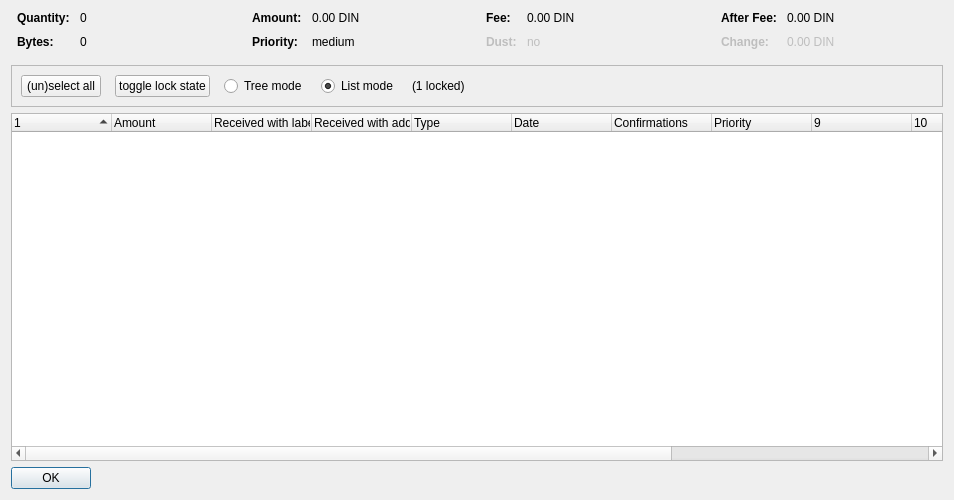
<?xml version="1.0" encoding="UTF-8"?>
<ui version="4.0">
 <class>CoinControlDialog</class>
 <widget class="QDialog" name="CoinControlDialog">
  <property name="geometry">
   <rect>
    <x>0</x>
    <y>0</y>
    <width>954</width>
    <height>500</height>
   </rect>
  </property>
  <property name="windowTitle">
   <string>Coin Selection</string>
  </property>
  <layout class="QVBoxLayout" name="verticalLayout">
   <item>
    <layout class="QHBoxLayout" name="horizontalLayoutTop" stretch="0,0,0,0">
     <property name="topMargin">
      <number>0</number>
     </property>
     <property name="bottomMargin">
      <number>10</number>
     </property>
     <item>
      <layout class="QFormLayout" name="formLayoutCoinControl1">
       <property name="horizontalSpacing">
        <number>10</number>
       </property>
       <property name="verticalSpacing">
        <number>10</number>
       </property>
       <property name="leftMargin">
        <number>6</number>
       </property>
       <property name="rightMargin">
        <number>6</number>
       </property>
       <item row="0" column="0">
        <widget class="QLabel" name="labelCoinControlQuantityText">
         <property name="font">
          <font>
           <weight>75</weight>
           <bold>true</bold>
          </font>
         </property>
         <property name="text">
          <string>Quantity:</string>
         </property>
        </widget>
       </item>
       <item row="0" column="1">
        <widget class="QLabel" name="labelCoinControlQuantity">
         <property name="cursor">
          <cursorShape>IBeamCursor</cursorShape>
         </property>
         <property name="contextMenuPolicy">
          <enum>Qt::ActionsContextMenu</enum>
         </property>
         <property name="text">
          <string notr="true">0</string>
         </property>
         <property name="textInteractionFlags">
          <set>Qt::LinksAccessibleByMouse|Qt::TextSelectableByKeyboard|Qt::TextSelectableByMouse</set>
         </property>
        </widget>
       </item>
       <item row="1" column="0">
        <widget class="QLabel" name="labelCoinControlBytesText">
         <property name="font">
          <font>
           <weight>75</weight>
           <bold>true</bold>
          </font>
         </property>
         <property name="text">
          <string>Bytes:</string>
         </property>
        </widget>
       </item>
       <item row="1" column="1">
        <widget class="QLabel" name="labelCoinControlBytes">
         <property name="cursor">
          <cursorShape>IBeamCursor</cursorShape>
         </property>
         <property name="contextMenuPolicy">
          <enum>Qt::ActionsContextMenu</enum>
         </property>
         <property name="text">
          <string notr="true">0</string>
         </property>
         <property name="textInteractionFlags">
          <set>Qt::LinksAccessibleByMouse|Qt::TextSelectableByKeyboard|Qt::TextSelectableByMouse</set>
         </property>
        </widget>
       </item>
      </layout>
     </item>
     <item>
      <layout class="QFormLayout" name="formLayoutCoinControl2">
       <property name="horizontalSpacing">
        <number>10</number>
       </property>
       <property name="verticalSpacing">
        <number>10</number>
       </property>
       <property name="leftMargin">
        <number>6</number>
       </property>
       <property name="rightMargin">
        <number>6</number>
       </property>
       <item row="0" column="0">
        <widget class="QLabel" name="labelCoinControlAmountText">
         <property name="font">
          <font>
           <weight>75</weight>
           <bold>true</bold>
          </font>
         </property>
         <property name="text">
          <string>Amount:</string>
         </property>
        </widget>
       </item>
       <item row="0" column="1">
        <widget class="QLabel" name="labelCoinControlAmount">
         <property name="cursor">
          <cursorShape>IBeamCursor</cursorShape>
         </property>
         <property name="contextMenuPolicy">
          <enum>Qt::ActionsContextMenu</enum>
         </property>
         <property name="text">
          <string notr="true">0.00 DIN</string>
         </property>
         <property name="textInteractionFlags">
          <set>Qt::LinksAccessibleByMouse|Qt::TextSelectableByKeyboard|Qt::TextSelectableByMouse</set>
         </property>
        </widget>
       </item>
       <item row="1" column="0">
        <widget class="QLabel" name="labelCoinControlPriorityText">
         <property name="font">
          <font>
           <weight>75</weight>
           <bold>true</bold>
          </font>
         </property>
         <property name="text">
          <string>Priority:</string>
         </property>
        </widget>
       </item>
       <item row="1" column="1">
        <widget class="QLabel" name="labelCoinControlPriority">
         <property name="cursor">
          <cursorShape>IBeamCursor</cursorShape>
         </property>
         <property name="contextMenuPolicy">
          <enum>Qt::ActionsContextMenu</enum>
         </property>
         <property name="text">
          <string>medium</string>
         </property>
         <property name="textInteractionFlags">
          <set>Qt::LinksAccessibleByMouse|Qt::TextSelectableByKeyboard|Qt::TextSelectableByMouse</set>
         </property>
        </widget>
       </item>
      </layout>
     </item>
     <item>
      <layout class="QFormLayout" name="formLayoutCoinControl3">
       <property name="horizontalSpacing">
        <number>10</number>
       </property>
       <property name="verticalSpacing">
        <number>10</number>
       </property>
       <property name="leftMargin">
        <number>6</number>
       </property>
       <property name="rightMargin">
        <number>6</number>
       </property>
       <item row="0" column="0">
        <widget class="QLabel" name="labelCoinControlFeeText">
         <property name="font">
          <font>
           <weight>75</weight>
           <bold>true</bold>
          </font>
         </property>
         <property name="text">
          <string>Fee:</string>
         </property>
        </widget>
       </item>
       <item row="0" column="1">
        <widget class="QLabel" name="labelCoinControlFee">
         <property name="cursor">
          <cursorShape>IBeamCursor</cursorShape>
         </property>
         <property name="contextMenuPolicy">
          <enum>Qt::ActionsContextMenu</enum>
         </property>
         <property name="text">
          <string notr="true">0.00 DIN</string>
         </property>
         <property name="textInteractionFlags">
          <set>Qt::LinksAccessibleByMouse|Qt::TextSelectableByKeyboard|Qt::TextSelectableByMouse</set>
         </property>
        </widget>
       </item>
       <item row="1" column="0">
        <widget class="QLabel" name="labelCoinControlLowOutputText">
         <property name="enabled">
          <bool>false</bool>
         </property>
         <property name="font">
          <font>
           <weight>75</weight>
           <bold>true</bold>
          </font>
         </property>
         <property name="text">
          <string>Dust:</string>
         </property>
        </widget>
       </item>
       <item row="1" column="1">
        <widget class="QLabel" name="labelCoinControlLowOutput">
         <property name="enabled">
          <bool>false</bool>
         </property>
         <property name="cursor">
          <cursorShape>IBeamCursor</cursorShape>
         </property>
         <property name="contextMenuPolicy">
          <enum>Qt::ActionsContextMenu</enum>
         </property>
         <property name="text">
          <string>no</string>
         </property>
         <property name="textInteractionFlags">
          <set>Qt::LinksAccessibleByMouse|Qt::TextSelectableByKeyboard|Qt::TextSelectableByMouse</set>
         </property>
        </widget>
       </item>
      </layout>
     </item>
     <item>
      <layout class="QFormLayout" name="formLayoutCoinControl4">
       <property name="horizontalSpacing">
        <number>10</number>
       </property>
       <property name="verticalSpacing">
        <number>10</number>
       </property>
       <property name="leftMargin">
        <number>6</number>
       </property>
       <property name="rightMargin">
        <number>6</number>
       </property>
       <item row="0" column="0">
        <widget class="QLabel" name="labelCoinControlAfterFeeText">
         <property name="font">
          <font>
           <weight>75</weight>
           <bold>true</bold>
          </font>
         </property>
         <property name="text">
          <string>After Fee:</string>
         </property>
        </widget>
       </item>
       <item row="0" column="1">
        <widget class="QLabel" name="labelCoinControlAfterFee">
         <property name="cursor">
          <cursorShape>IBeamCursor</cursorShape>
         </property>
         <property name="contextMenuPolicy">
          <enum>Qt::ActionsContextMenu</enum>
         </property>
         <property name="text">
          <string notr="true">0.00 DIN</string>
         </property>
         <property name="textInteractionFlags">
          <set>Qt::LinksAccessibleByMouse|Qt::TextSelectableByKeyboard|Qt::TextSelectableByMouse</set>
         </property>
        </widget>
       </item>
       <item row="1" column="0">
        <widget class="QLabel" name="labelCoinControlChangeText">
         <property name="enabled">
          <bool>false</bool>
         </property>
         <property name="font">
          <font>
           <weight>75</weight>
           <bold>true</bold>
          </font>
         </property>
         <property name="text">
          <string>Change:</string>
         </property>
        </widget>
       </item>
       <item row="1" column="1">
        <widget class="QLabel" name="labelCoinControlChange">
         <property name="enabled">
          <bool>false</bool>
         </property>
         <property name="cursor">
          <cursorShape>IBeamCursor</cursorShape>
         </property>
         <property name="contextMenuPolicy">
          <enum>Qt::ActionsContextMenu</enum>
         </property>
         <property name="text">
          <string notr="true">0.00 DIN</string>
         </property>
         <property name="textInteractionFlags">
          <set>Qt::LinksAccessibleByMouse|Qt::TextSelectableByKeyboard|Qt::TextSelectableByMouse</set>
         </property>
        </widget>
       </item>
      </layout>
     </item>
    </layout>
   </item>
   <item>
    <widget class="QFrame" name="frame">
     <property name="minimumSize">
      <size>
       <width>0</width>
       <height>40</height>
      </size>
     </property>
     <property name="frameShape">
      <enum>QFrame::StyledPanel</enum>
     </property>
     <property name="frameShadow">
      <enum>QFrame::Sunken</enum>
     </property>
     <layout class="QHBoxLayout" name="horizontalLayout">
      <item>
       <layout class="QHBoxLayout" name="horizontalLayoutPanel" stretch="0,0,0,0,0,0">
        <property name="spacing">
         <number>14</number>
        </property>
        <item>
         <widget class="QPushButton" name="pushButtonSelectAll">
          <property name="sizePolicy">
           <sizepolicy hsizetype="Maximum" vsizetype="Fixed">
            <horstretch>0</horstretch>
            <verstretch>0</verstretch>
           </sizepolicy>
          </property>
          <property name="text">
           <string>(un)select all</string>
          </property>
          <property name="autoDefault">
           <bool>false</bool>
          </property>
         </widget>
        </item>
        <item>
         <widget class="QPushButton" name="pushButtonToggleLock">
          <property name="sizePolicy">
           <sizepolicy hsizetype="Maximum" vsizetype="Fixed">
            <horstretch>0</horstretch>
            <verstretch>0</verstretch>
           </sizepolicy>
          </property>
          <property name="text">
           <string>toggle lock state</string>
          </property>
          <property name="autoDefault">
           <bool>false</bool>
          </property>
         </widget>
        </item>
        <item>
         <widget class="QRadioButton" name="radioTreeMode">
          <property name="sizePolicy">
           <sizepolicy hsizetype="Maximum" vsizetype="Fixed">
            <horstretch>0</horstretch>
            <verstretch>0</verstretch>
           </sizepolicy>
          </property>
          <property name="text">
           <string>Tree mode</string>
          </property>
         </widget>
        </item>
        <item>
         <widget class="QRadioButton" name="radioListMode">
          <property name="sizePolicy">
           <sizepolicy hsizetype="Maximum" vsizetype="Fixed">
            <horstretch>0</horstretch>
            <verstretch>0</verstretch>
           </sizepolicy>
          </property>
          <property name="text">
           <string>List mode</string>
          </property>
          <property name="checked">
           <bool>true</bool>
          </property>
         </widget>
        </item>
        <item>
         <widget class="QLabel" name="labelLocked">
          <property name="text">
           <string>(1 locked)</string>
          </property>
         </widget>
        </item>
        <item>
         <spacer name="horizontalSpacer">
          <property name="orientation">
           <enum>Qt::Horizontal</enum>
          </property>
          <property name="sizeHint" stdset="0">
           <size>
            <width>40</width>
            <height>20</height>
           </size>
          </property>
         </spacer>
        </item>
       </layout>
      </item>
     </layout>
    </widget>
   </item>
   <item>
    <widget class="CoinControlTreeWidget" name="treeWidget">
     <property name="contextMenuPolicy">
      <enum>Qt::CustomContextMenu</enum>
     </property>
     <property name="sortingEnabled">
      <bool>false</bool>
     </property>
     <property name="columnCount">
      <number>13</number>
     </property>
     <attribute name="headerShowSortIndicator" stdset="0">
      <bool>true</bool>
     </attribute>
     <attribute name="headerStretchLastSection">
      <bool>false</bool>
     </attribute>
     <column>
      <property name="text">
       <string/>
      </property>
     </column>
     <column>
      <property name="text">
       <string>Amount</string>
      </property>
     </column>
     <column>
      <property name="text">
       <string>Received with label</string>
      </property>
     </column>
     <column>
      <property name="text">
       <string>Received with address</string>
      </property>
     </column>
     <column>
      <property name="text">
	<string>Type</string>
      </property>
     </column>
     <column>
      <property name="text">	 
       <string>Date</string>
      </property>
     </column>
     <column>
      <property name="text">
       <string>Confirmations</string>
      </property>
      <property name="toolTip">
       <string>Confirmed</string>
      </property>
     </column>
     <column>
      <property name="text">
       <string>Priority</string>
      </property>
     </column>
     <column>
      <property name="text">
       <string/>
      </property>
     </column>
     <column>
      <property name="text">
       <string/>
      </property>
     </column>
     <column>
      <property name="text">
       <string/>
      </property>
     </column>
     <column>
      <property name="text">
       <string/>
      </property>
     </column>
     <column>
      <property name="text">
       <string/>
      </property>
     </column>
    </widget>
   </item>
   <item>
    <widget class="QDialogButtonBox" name="buttonBox">
     <property name="sizePolicy">
      <sizepolicy hsizetype="Maximum" vsizetype="Fixed">
       <horstretch>0</horstretch>
       <verstretch>0</verstretch>
      </sizepolicy>
     </property>
     <property name="orientation">
      <enum>Qt::Horizontal</enum>
     </property>
     <property name="standardButtons">
      <set>QDialogButtonBox::Ok</set>
     </property>
    </widget>
   </item>
  </layout>
 </widget>
 <customwidgets>
  <customwidget>
   <class>CoinControlTreeWidget</class>
   <extends>QTreeWidget</extends>
   <header>coincontroltreewidget.h</header>
  </customwidget>
 </customwidgets>
 <resources/>
 <connections/>
</ui>
